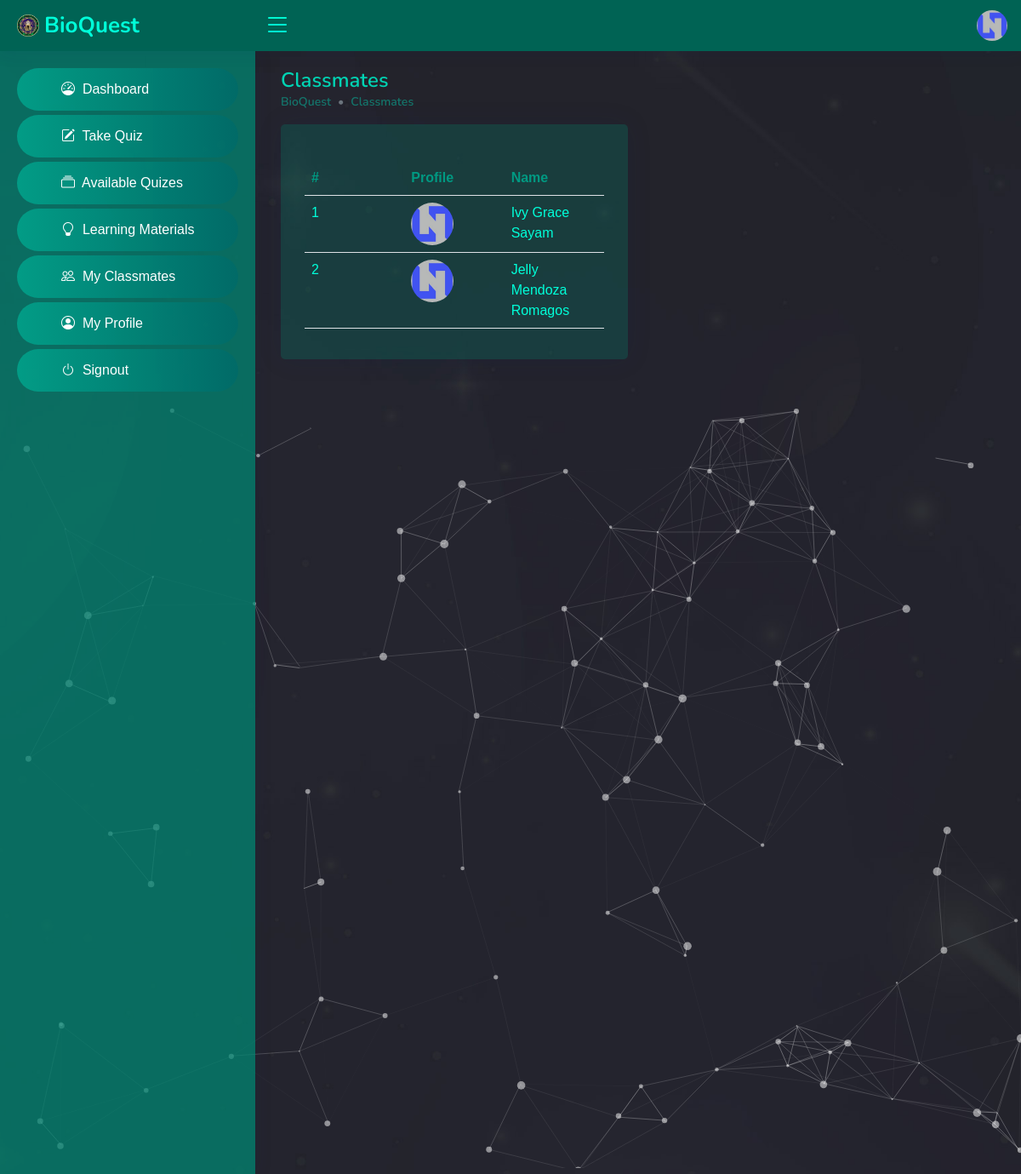
/student/classmates.php (signed in), run on the app's committed database.
### tables this page shows
CREATE TABLE IF NOT EXISTS `tbl_student` (
  `id` int NOT NULL AUTO_INCREMENT,
  `email` varchar(50) NOT NULL,
  `student_id` varchar(50) NOT NULL,
  `password` varchar(50) NOT NULL,
  `firstname` varchar(50) NOT NULL,
  `middlename` varchar(50) NOT NULL,
  `lastname` varchar(50) NOT NULL,
  `year_level` int NOT NULL,
  `section` int NOT NULL,
  `img_url` varchar(50) NOT NULL,
  `created_at` varchar(50) NOT NULL,
  PRIMARY KEY (`id`),
  KEY `year_level` (`year_level`),
  KEY `section` (`section`),
  KEY `section_2` (`section`)
);

### student/classmates.php (the view, shortened to what this page needs)
<?php
include('../database-connection.php');
if (isset($_SESSION['id'])) {
    $student_id = $_SESSION['id'];
    $stmt = $conn->prepare(' SELECT * FROM tbl_student WHERE id = ? ');
    $stmt->bind_param('i', $student_id);
    $stmt->execute();
    $result = $stmt->get_result();
    $row = $result->fetch_assoc();
    $year_level = $row['year_level'];
    $section = $row['section'];
?>
    <!DOCTYPE html>
    <html lang="en">
    <head>
        <?php include '../other-includes/head.php' ?>
    </head>
    <body>
        <?php include 'top-nav.php' ?>
        <?php include 'side-nav.php' ?>
        <div id="start">
            <div id="particles-js">
                <main id="main" class="main">
                    <div class="pagetitle">
                        <h1>Classmates</h1>
                        <nav style="--bs-breadcrumb-divider: '•';">
                            <ol class="breadcrumb">
                                <li class="breadcrumb-item">BioQuest</li>
                                <li class="breadcrumb-item">Classmates</li>
                            </ol>
                        </nav>
                    </div>
                    <section class="section dashboard">
                        <div class="row">
                            <div class="col-lg-6">
                                <div class="card px-2">
                                    <div class="card-body">
                                        <h5 class="card-title"></h5>
                                        <div class="table-responsive">
                                            <table class="table">
                                                <col width="30%">
                                                <col width="30%">
                                                <col width="30%">
                                                <thead>
                                                    <tr>
                                                        <th>#</th>
                                                        <th>Profile</th>
                                                        <th>Name</th>
                                                    </tr>
                                                </thead>
                                                <tbody>
                                                    <?php
            $stmt = $conn->prepare(' SELECT * FROM tbl_student WHERE year_level = ? AND section = ? AND id <> ? ORDER BY id DESC ');
            $stmt->bind_param('iii', $year_level, $section, $student_id);
                                                    $stmt->execute();
                                                    $result = $stmt->get_result();
                                                    while ($row = $result->fetch_assoc()) {
                                                        $firstname = $row['firstname'];
                                                        $middlename = $row['middlename'];
                                                        $lastname = $row['lastname'];
                                                        $img_url = $row['img_url'];
                                                        $num += 1;
                                                        echo '
                                                        <tr>
                                                            <td>' . $num . '</td>
                                                            <td><img src="../assets/img/profiles/' . $img_url . '" width="50" style="border-radius: 50%;" /></td>
                                                            <td>' . $firstname . " " . $middlename . " " . $lastname . '</td>
                                                        </tr>
                                                        ';
                                                    }
                                                    ?>
                                                </tbody>
                                            </table>
                                        </div>
                                    </div>
                                </div>
                            </div>
                        </div>
                    </section>
                </main>
            </div>
        </div>
    </body>
    </html>
<?php
} else {
    header("Location: ../index.php");
}

### student/top-nav.php (shortened to what this page needs)
<?php
include '../database-connection.php';
$stmt = $conn->prepare(' SELECT * FROM tbl_student WHERE id = ? ');
$stmt->bind_param('i', $_SESSION['id']);
$stmt->execute();
$result = $stmt->get_result();
$row = $result->fetch_assoc();
$img_url = $row['img_url'];
?>
<header id="header" class="header fixed-top d-flex align-items-center">
    <div class="d-flex align-items-center justify-content-between">
        <a href="student-dashboard.php" class="logo d-flex align-items-center">
            <img src="../assets/img/logo.png" alt="">
            <span class="d-none d-lg-block">BioQuest</span>
        </a>
        <i class="bi bi-list toggle-sidebar-btn"></i>
    </div>
    <nav class="header-nav ms-auto">
        <ul class="d-flex align-items-center">
            <li class="nav-item dropdown pe-3">
                <a class="nav-link nav-profile d-flex align-items-center pe-0" href="#" data-bs-toggle="dropdown">
                    <img src="../assets/img/profiles/<?php echo $img_url ?>" alt="Profile" class="rounded-circle">
                </a>
            </li>
        </ul>
    </nav>
</header>

### student/assets/css/style.css (style rules this page uses)
:root { --primary-color: #00c2a5; --secondary-color: #004b40; scroll-behavior: smooth; }
body { color: #444444; margin: 0; font-family: 'Source Sans Pro', sans-serif; background: #000; }
a { color: #4154f1; text-decoration: none; }
h1, h2, h3, h4, h5, h6 { font-family: "Nunito", sans-serif; }
#main { margin-top: 60px; padding: 20px 30px; transition: all 0.3s; }
.pagetitle { margin-bottom: 10px; }
.pagetitle h1 { font-size: 24px; margin-bottom: 0; font-weight: 600; color: #00d3b3; }
.card { margin-bottom: 30px; border: none; border-radius: 5px; box-shadow: 0px 0 30px rgba(1, 41, 112, 0.1); background-color: #007b684c; }
.card-title { padding: 20px 0 15px 0; font-size: 18px; font-weight: 500; color: #00c6a8; font-family: "Poppins", sans-serif; }
.card-body { padding: 0 20px 20px 20px; }
.breadcrumb { font-size: 14px; font-family: "Nunito", sans-serif; color: #899bbd; font-weight: 600; }
.breadcrumb .breadcrumb-item { color: #00debd72; }
.logo { line-height: 1; }
@media (min-width: 1200px) { .logo { width: 280px; } }
.logo img { max-height: 26px; margin-right: 6px; }
.logo span { font-size: 26px; font-weight: 700; color: #00ffd9; font-family: "Nunito", sans-serif; }
.header { transition: all 0.5s; z-index: 997; height: 60px; box-shadow: 0px 2px 20px rgba(1, 41, 112, 0.1); background-color: #008672bd; padding-left: 20px; }
.header .toggle-sidebar-btn { font-size: 32px; padding-left: 10px; cursor: pointer; color: #00ffd9; }
.header-nav ul { list-style: none; }
.header-nav>ul { margin: 0; padding: 0; }
.header-nav .nav-profile { color: #00ffd9; }
.header-nav .nav-profile img { max-height: 36px; }
@media (min-width: 1200px) { #main, #footer { margin-left: 300px; } }
.dashboard p, .dashboard h2, .dashboard h3, table th, table td, #timer { color: #00ffd9; }
table th { color: #009982; }
#start { background: url(../images/bg1.jpg) no-repeat; background-size: cover; -webkit-background-size: cover; -moz-background-size: cover; -o-background-size: cover; -ms-background-size: cover; background-attachment: fixed; position: relative; }
#particles-js { width: 100%; background-image: url('../../images/bg1.jpg'); background-size: cover; background-position: 50% 50%; background-repeat: no-repeat; }

### data on the page
tbl_student: img_url (placeholder picture)
tbl_student: img_url (placeholder picture), firstname "Ivy Grace", lastname "Sayam"
tbl_student: img_url (placeholder picture), firstname "Jelly", middlename "Mendoza", lastname "Romagos"
